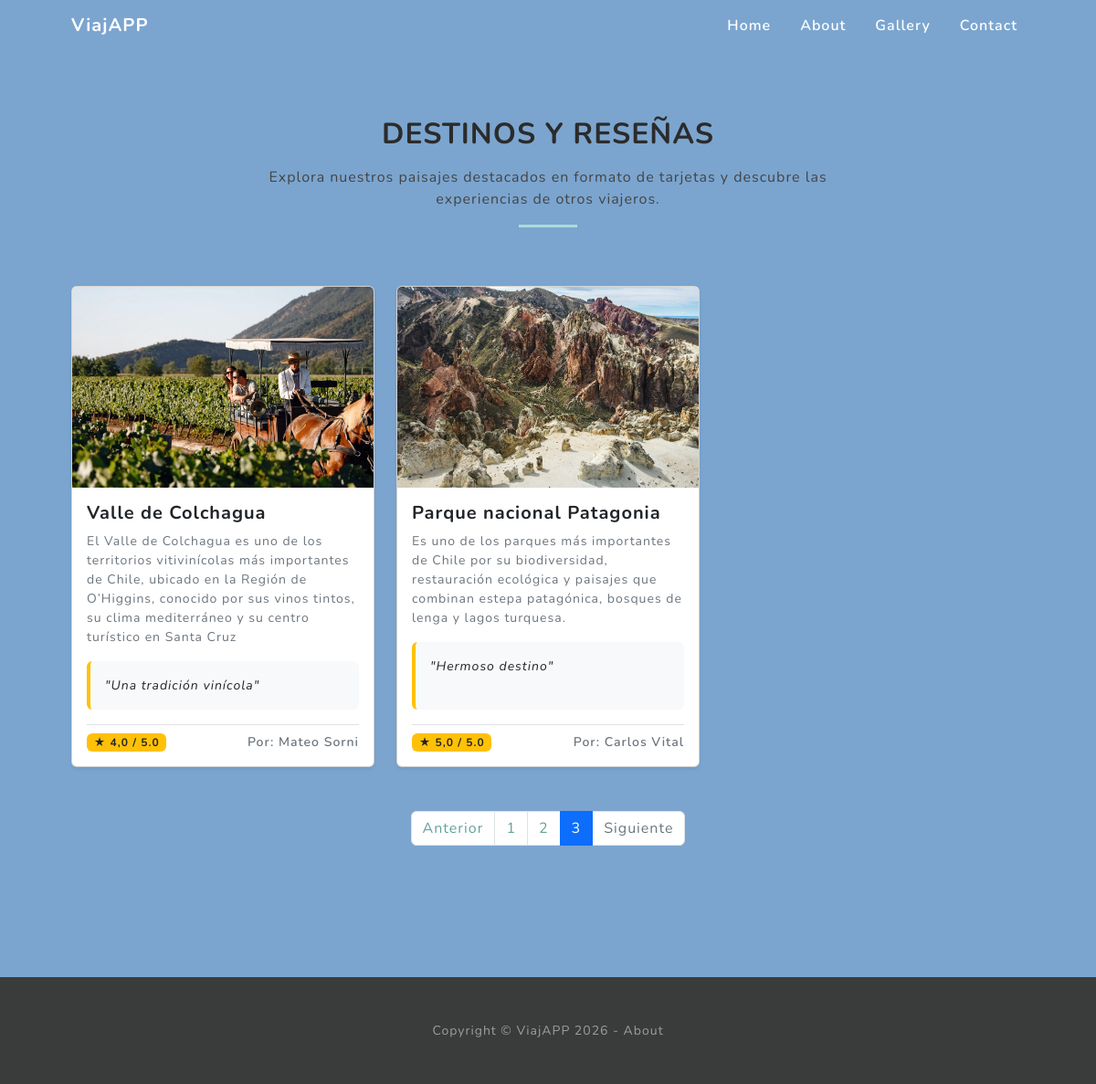
Page /gallery/?page=3 on the committed database.
### gallery/models.py (models this page shows, shortened)
class Destino(models.Model):
    nombre=models.CharField(max_length=100, verbose_name='Nombre del destino')
    descripcion=models.TextField(verbose_name='Descripción del destino')
    imagen=models.ImageField(upload_to='destinos/', verbose_name='Imagen del destino')
    created=models.DateTimeField(auto_now_add=True, verbose_name='Fecha de creación')
    updated=models.DateTimeField(auto_now=True, verbose_name='Fecha de actualización')
    autor=models.CharField(max_length=100, verbose_name='Autor de la reseña')
    comentario=models.TextField(verbose_name='Comentario del destino')
    calificacion=models.DecimalField(max_digits=2, decimal_places=1, validators=[MinValueValidator(0.0), MaxValueValidator(5.0)], verbose_name='Calificación del destino')
    class Meta:
        verbose_name='Destino'
        verbose_name_plural='Destinos'

### gallery/views.py (the view)
# urls.py: path('gallery/', gallery_views.gallery, name='gallery'),
def gallery(request):
    destinos = Destino.objects.all()
    paginator=Paginator(destinos, 4)
    page_number = request.GET.get("page")
    page_obj = paginator.get_page(page_number)
    destinos = paginator.get_page(page_number)
    return render(request, 'gallery/gallery.html', {'destinos': destinos})

### gallery/templates/gallery/gallery.html
{% extends "gallery/base.html" %}
{% load static %}
{% block content %}
<section class="projects-section" id="projects">
    <div class="container px-4 px-lg-5">
        <div class="row justify-content-center">
            <div class="col-lg-8 text-center mb-5">
                <h2 class="text-uppercase fw-bold mb-3">Destinos y Reseñas</h2>
                <p>Explora nuestros paisajes destacados en formato de tarjetas y descubre las experiencias de otros viajeros.</p>
                <hr class="mx-auto gallery-divider" />
            </div>
        </div>
        <div class="row">
            {% for destino in destinos %}
                <div class="col-md-4 mb-4">
                    <div class="card h-100 shadow-sm">
                        {% if destino.imagen %}
                            <img src="{{ destino.imagen.url }}" class="card-img-top" alt="{{ destino.nombre }}" style="height: 220px; object-fit: cover;">
                        {% endif %}
                        <div class="card-body d-flex flex-column">
                            <h5 class="card-title fw-bold mb-2">{{ destino.nombre }}</h5>
                            <p class="card-text text-muted small mb-3">{{ destino.descripcion }}</p>
                            {% if destino.comentario %}
                                <div class="bg-light p-3 rounded mb-3 flex-grow-1 border-start border-4 border-warning">
                                    <p class="card-text fst-italic text-dark small mb-0">"{{ destino.comentario }}"</p>
                                </div>
                            {% endif %}
                            <div class="d-flex justify-content-between align-items-center mt-auto pt-2 border-top">
                                <span class="badge bg-warning text-dark">★ {{ destino.calificacion }} / 5.0</span>
                                <small class="text-muted fw-semibold">Por: {{ destino.autor }}</small>
                            </div>
                        </div>
                    </div>
                </div>
            {% empty %}
                <div class="col-12 text-center text-muted">
                    <p>No se encontraron destinos disponibles.</p>
                </div>
            {% endfor %}
        </div>
        {% if destinos.has_other_pages %}
        <div class="row mt-4">
            <div class="col-12">
                <nav aria-label="Navegación de destinos">
                    <ul class="pagination justify-content-center">
                        {% if destinos.has_previous %}
                            <li class="page-item">
                                <a class="page-link" href="?page={{ destinos.previous_page_number }}">Anterior</a>
                            </li>
                        {% else %}
                            <li class="page-item disabled">
                                <span class="page-link">Anterior</span>
                            </li>
                        {% endif %}
                        {% for page in destinos.paginator.page_range %}
                            {% if destinos.number == page %}
                                <li class="page-item active"><span class="page-link">{{ page }}</span></li>
                            {% else %}
                                <li class="page-item"><a class="page-link" href="?page={{ page }}">{{ page }}</a></li>
                            {% endif %}
                        {% endfor %}
                        {% if destinos.has_next %}
                            <li class="page-item">
                                <a class="page-link" href="?page={{ destinos.next_page_number }}">Siguiente</a>
                            </li>
                        {% else %}
                            <li class="page-item disabled">
                                <span class="page-link">Siguiente</span>
                            </li>
                        {% endif %}
                    </ul>
                </nav>
            </div>
        </div>
        {% endif %}
    </div>
</section>
{% endblock %}

### gallery/static/gallery/css/styles.css (style rules this page uses)
:root { --bs-primary: #64a19d; --bs-secondary: #7464a1; --bs-success: #67c29c; --bs-info: #1cabc4; --bs-warning: #e4c662; --bs-danger: #a16468; --bs-light: #f8f9fa; --bs-dark: #212529; --bs-body-font-family: Nunito, -apple-system, BlinkMacSystemFont, Segoe UI, Roboto, Helvetica Neue, Arial, sans-serif; --bs-body-font-size: 1rem; --bs-body-font-weight: 400; --bs-body-line-height: 1.5; --bs-body-color: #212529; --bs-body-bg: #fff; --bs-link-color: #64a19d; --bs-link-hover-color: #50817e; }
*, *::before, *::after { box-sizing: border-box; }
body { margin: 0; font-family: var(--bs-body-font-family); font-size: var(--bs-body-font-size); font-weight: var(--bs-body-font-weight); line-height: var(--bs-body-line-height); color: var(--bs-body-color); background-color: var(--bs-body-bg); letter-spacing: 0.0625em; scroll-padding-top: calc(4.5rem - 1px); }
.projects-section { padding: 8rem 0; background-color: #7ba5cf ; }
.projects-section h2 { color: hsl(0, 1%, 17%) ; }
.projects-section p { color: #444444 ; }
.gallery-divider { width: 4rem; border-top: 3px solid #abdbd8; opacity: 1; }
.projects-section .card { transition: transform 0.3s ease, box-shadow 0.3s ease; }

### rows in the picture
Destino: imagen (picture), nombre "Valle de Colchagua", descripcion "El Valle de Colchagua es uno de los territorios vitivinícolas más importantes de Chile, ubicado en la Región de O’Higgins, conocido por sus vinos tintos, su clima mediterráneo y su centro turístico en Santa Cruz", comentario "Una tradición vinícola", calificacion "4,0", autor "Mateo Sorni"
Destino: imagen (picture), nombre "Parque nacional Patagonia", descripcion "Es uno de los parques más importantes de Chile por su biodiversidad, restauración ecológica y paisajes que combinan estepa patagónica, bosques de lenga y lagos turquesa.", comentario "Hermoso destino", calificacion "5,0", autor "Carlos Vital"

### other values in the picture
{{ page }} "1" "2"
{{ page }} "3"
